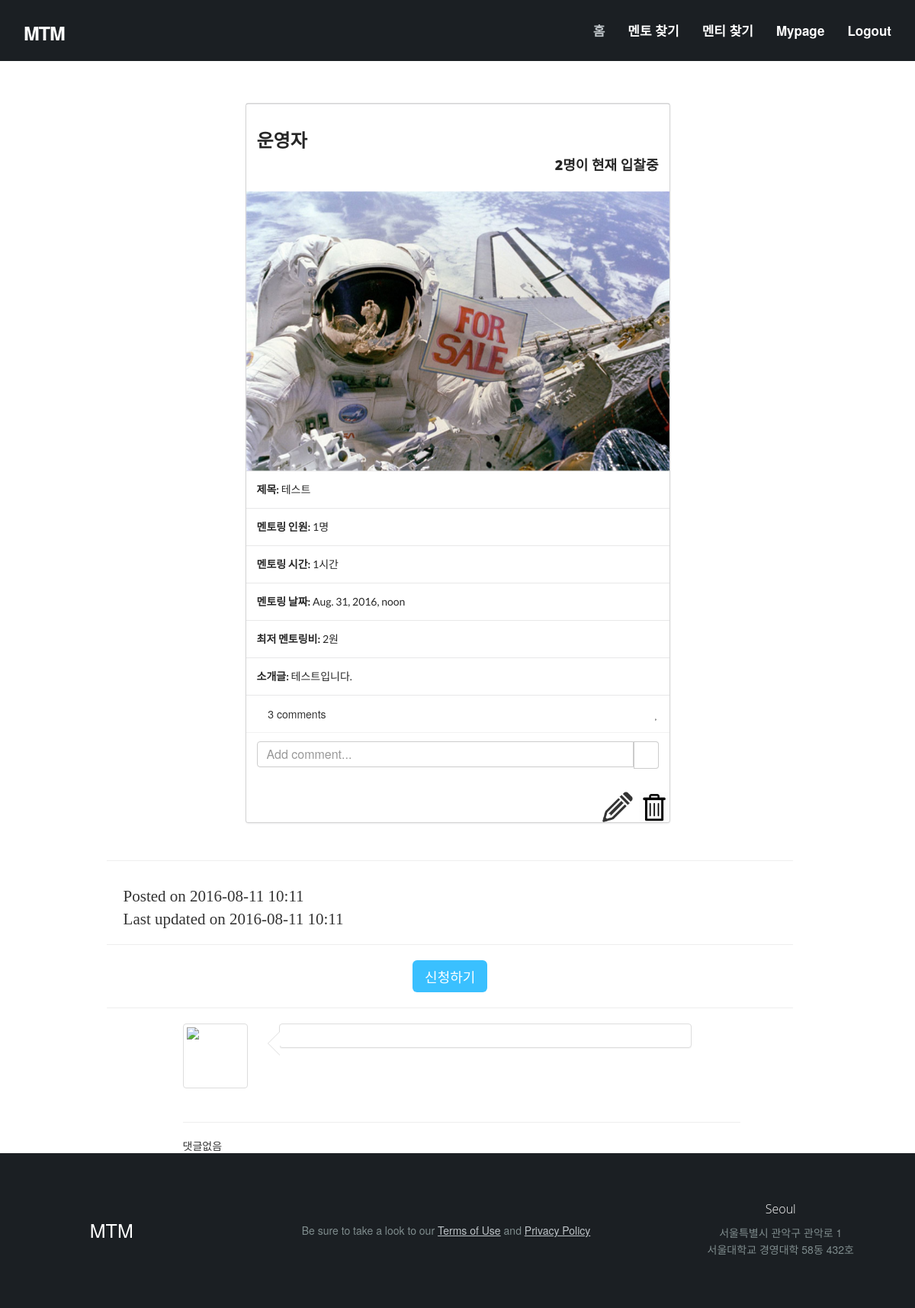
The app's page /mentoring/mentor/6/ (signed in) with its own data.
### mentoring/models.py (models this page shows, shortened)
class Post_By_Mentor(models.Model):
    title = models.CharField(max_length=300, verbose_name='제목')
    created_at = models.DateTimeField(auto_now_add=True)
    updated_at = models.DateTimeField(auto_now=True)
    author = models.ForeignKey(settings.AUTH_USER_MODEL,on_delete=models.CASCADE)
    capacity = models.IntegerField(default=0,verbose_name='멘토링 인원')
    hours = models.IntegerField(default=0,verbose_name='멘토링 시간')
    date = models.DateTimeField(default='yyyy-mm-dd 형식으로 써주세요.',verbose_name='멘토링 날짜')
    lowest_price = models.IntegerField(default=0,verbose_name='최저 멘토링비')
    like_count = models.IntegerField(default=0, verbose_name='좋아요 수')
    intro = models.TextField(max_length=300, verbose_name='기타 소개')
    photo1 = models.ImageField()
    photo2 = models.ImageField(blank=True)
    photo3 = models.ImageField(blank=True)

### mentoring/views.py (the view)
# urls.py: url(r'^mentor/(?P<pk>\d+)/$', views.post_by_mentor_detail, name='post_by_mentor_detail'),
def post_by_mentor_detail(request, pk):
    post_by_mentor = get_object_or_404(Post_By_Mentor, pk=pk)
    bid_by_mentee = Bid_By_Mentee.objects.filter(post_by_mentor=pk).count()
    if request.user.is_authenticated():
        if request.method == "POST":
            if not Like.objects.filter(like_user = request.user, like_post = post_by_mentor).exists():
                Like.objects.create(like_user = request.user, like_post = post_by_mentor)
                return redirect(post_by_mentor)
            else:
                Like.objects.filter(like_user = request.user, like_post = post_by_mentor).delete()
                return redirect(post_by_mentor)
        else:
            like = Like.objects.filter(like_user=request.user, like_post=post_by_mentor).exists()
            return render(request, 'mentoring/post_by_mentor_detail.html', {
                'post_by_mentor' : post_by_mentor,
                'like' : like,
                'bid_by_mentee' : bid_by_mentee,
            })
    else:
        return render(request, 'mentoring/post_by_mentor_detail.html', {
            'post_by_mentor' : post_by_mentor,
            'bid_by_mentee' : bid_by_mentee,
        })

### mentoring/templates/mentoring/post_by_mentor_detail.html (shortened to what this page needs)
{% extends 'mentoring/base.html' %}
{% load bootstrap3 %}
{% load staticfiles %}
{% block content %}
<div class="container">
      <div class="row">
        <div class="col-xs-12 col-sm-12 col-md-6 col-lg-6 col-xs-offset-0 col-sm-offset-0 col-md-offset-3 col-lg-offset-3 toppad" >
        <div class="card" style="margin-top: 10%;">
          <div class="card-content">
          <div class="card-header"> <h3>{{post_by_mentor.author}}</h3>
            <h4 align="right">{{bid_by_mentee}}명이 현재 입찰중</h4> </div>
          </div>
          <div class="card-image">
            <img src="{{post_by_mentor.photo1.url}}">
          </div>
          <div class="card-content">
            <div class="card-header"><strong>제목:</strong> {{post_by_mentor.title}} </div>
          </div>
          <div class="card-content">
            <div class="card-header"><strong>멘토링 인원:</strong> {{post_by_mentor.capacity}}명 </div>
          </div>
          <div class="card-content">
            <div class="card-header"><strong>멘토링 시간:</strong> {{post_by_mentor.hours}}시간 </div>
          </div>
          <div class="card-content">
            <div class="card-header"><strong>멘토링 날짜:</strong> {{post_by_mentor.date}} </div>
          </div>
          <div class="card-content">
            <div class="card-header"><strong>최저 멘토링비:</strong> {{post_by_mentor.lowest_price}}원 </div>
          </div>
          <div class="card-content">
            <div class="card-header"><strong>소개글:</strong> {{post_by_mentor.intro}} </div>
          </div>
          <div class="card-content">
            <span class="pull-right"><i class="fa fa-heart"></i> {{like_count}} </span>
            <i class="fa fa-comment"></i> 3 comments
          </div>
          <div class="card-extra card-content">
            <div class="input-group">
              <input class="form-control" type="text" placeholder="Add comment...">
              <div class="input-group-btn">
                <a class="btn btn-inverted btn-default"><i class="fa fa-paper-plane"></i></a>
              </div>
            </div>
          </div>
          <div class="card=content">
            <div class="card-header">
            {% if post_by_mentor.author == user %}
            <h2>
            <span class="dropdown btn-group pull-right">
                <img src="{% static 'img/edit.png' %}" style="width: 40px;" id="edit">
                <img src="{% static 'img/delete.png' %}" style="width: 40px;" id="delete">
            </span>
            </h2>
            {% endif %}
            </div>
          </div>
        </div>
        </div>
      </div>
    <div class="container col-md-11 col-md-offset-1">
        <div class="row col-sm-11">
            <hr>
            <p class = "lead">
                <i class="fa fa-clock-o"> Posted on {{post_by_mentor.created_at|date:'Y-m-d H:i'}}</i><br>
                <i class="fa fa-refresh"> Last updated on {{post_by_mentor.updated_at|date:'Y-m-d H:i'}}</i>
            </p>
            <hr>
            <form method="POST" enctype="multipart/form-data" class="text-center">
                    <button type="submit" class="btn btn-primary btn-lg" onclick="window.open('bid/new','win','width=650,height=400')";>신청하기 </button>
            </form>
            <hr>
        </div>
        <div class="row col-sm-9 col-md-offset-1">
            <section class="comment">
                <article class="row">
                    <div class="col-sm-2 hidden-xs">
                        <figure class="thumbnail user-photo">
                            {% if account.extra_data.properties.profile_image %}
                                    <img src = {{account.extra_data.properties.profile_image}}>
                            {% else %}
                                    <img src = "https://ssl.gstatic.com/accounts/ui/avatar_2x.png">
                            {% endif %}
                            </figure>
                    </div>
                    <div class="col-sm-9">
                        <div class="comment-list">
                            <div class="panel panel-default arrow left">
                                <div class="panel-body">
                                </div>
                            </div>
                        </div>
                    </div>
                </article>
            </section>
            <hr>
        </div>
    <div class="row col-sm-9 col-md-offset-1 comment-block">
        {% if comments %}
        <section class="comment-list">
            {% for comment in comments %}
                <article class="row">
                    <div class="col-sm-2 hidden-xs">
                        <figure class="thumbnail user-photo">
                            {% if comment.author.socialaccount_set.all %}
                                {%for account in comment.author.socialaccount_set.all%}
                                    {% if account.extra_data.properties.profile_image %}
                                        <img src = {{account.extra_data.properties.profile_image}}>
                                    {% else %}
                                        <img src="https://ssl.gstatic.com/accounts/ui/avatar_2x.png">
                                    {%endif%}
                                {% endfor %}
                            {% else %}
                                <img src="https://ssl.gstatic.com/accounts/ui/avatar_2x.png" >
                            {%endif%}
                        </figure>
                    </div>
                    <div class="col-sm-9">
                        <div class="panel panel-default arrow left">
                            <div class="panel-body no-padding">
                                <header class="text-left">
                                    <div class="comment-user">
                                    {%if comment.author == user %}
                                    <div class="dropdown btn-group pull-right">
                                        <i class="fa fa-bars" aria-hidden="true" data-toggle="dropdown"></i>
                                        <ul class="dropdown-menu" style="min-width: 30px">
                                        <li><a href="javascript:void(0)" class="a_comment_edit">수정</a></li>
                                        <li><a href="{% url 'mentor:comment_del' mentor.pk comment.pk %}">삭제</a></li>
                                        </ul>
                                    </div>
                                    {% endif %}
                                    <i class="fa fa-user"></i>
                                        <strong>
                                        {% if comment.author.socialaccount_set.all %}
                                            {%for account in comment.author.socialaccount_set.all%}
                                                {% if account.provider == "facebook" %}
                                                    {{comment.author.last_name}}{{comment.author.first_name}}
                                                {% elif account.provider == "kakao" %}
                                                    {{comment.author.first_name}}
                                                {%endif%}
                                            {% endfor %}
                                        {% else %}
                                            {{comment.author}}
                                        {% endif %}
                                        </strong>
                                    </div>
                                    <time class="comment-date small text-muted">
                                        <i class="fa fa-clock-o"></i>
                                        {{comment.elapsed_time}}
                                        {% if comment.created_at|date:'YmdHms' != comment.updated_at|date:'YmdHms' %}
                                        (수정됨)
                                        {% endif %}
                                    </time>
                                </header>
                                    <input type="hidden" class="comment-pk" value="{{comment.pk}}">
                                    <div class="comment-post">
                                        <span class="comment-content">{{comment.contents}}</span>
                                    </div>
                                    <div class="comment-post-buttons" style="display:none">
                                        <button class="btn btn-primary btn-xs edit-submit">확인</button> <button class="btn btn-danger btn-xs edit-cancel">취소</button>
                                    </div>
                            </div>
                        </div>
                    </div>
                </article>
            {% endfor %}
        </section>
            {% else %}
                <div class="row col-xs-12">
                    댓글없음
                </div>
        {% endif %}
        </div>
    </div>
    </div>
{% endblock %}

### mtm/static/css/style.css (style rules this page uses)
body { color: #34495e; font-family: "Helvetica Neue", Helvetica, Arial, sans-serif; font-size: 14px; line-height: 1.231; }
input, button, select, textarea { font-family: "Helvetica Neue", Helvetica, Arial, sans-serif; font-size: 14px; }
a { color: #16a085; text-decoration: none; -webkit-transition: 0.25s; -moz-transition: 0.25s; -o-transition: 0.25s; transition: 0.25s; }
h2, .h2 { font-size: 41px ; }
h3, .h3 { font-size: 32px ; }
h4, .h4 { font-size: 23px ; }
h1, .h1, h2, .h2, h3, .h3, h4, .h4, h5, .h5, h6, .h6 { line-height: 1.2em; }
h2 { font-weight: 700; margin-bottom: 2px; }
h3 { font-weight: 700; margin-bottom: 4px; margin-top: 2px; }
h4 { font-weight: 500; margin-top: 4px; }
p { font-size: 18.004px; line-height: 1.722169; }
.lead { font-size: 28px; line-height: 1.4642745000000001; font-weight: 300; margin-bottom: 20px; }
body { overflow-x: hidden; color: #7f8c8d; line-height: 1.29; }
.btn { -webkit-border-radius: 6px; -moz-border-radius: 6px; border-radius: 6px; line-height: 22px; -webkit-transition: 0.25s; -moz-transition: 0.25s; -o-transition: 0.25s; transition: 0.25s; }
.input-group-btn .btn { background: #bdc3c7; line-height: 9px 12px 10px; line-height: 22px; border: 0; margin: 0; color: #fff; margin-left: 0 !important; padding-left: 10px; padding-right: 12px; }
textarea, input[type="text"], input[type="password"], input[type="datetime"], input[type="datetime-local"], input[type="date"], input[type="month"], input[type="time"], input[type="week"], input[type="number"], input[type="email"], input[type="url"], input[type="search"], input[type="tel"], input[type="color"], .uneditable-input { outline: none; }
h4, h5, h6 { margin-top: 10px; margin-bottom: 10px; }
p { margin-bottom: 10px; }
img { width: auto\9; height: auto; max-width: 100%; vertical-align: middle; border: 0; -ms-interpolation-mode: bicubic; }
h1, .h1, h2, .h2, h3, .h3, h4, .h4, h5, .h5, h6, .h6 { font-family: "Helvetica Neue", Helvetica, Arial, sans-serif; color: #2c3e50; }
h3 { font-weight: normal; }
img { -webkit-backface-visibility: hidden; }
textarea, input[type="text"], input[type="password"], input[type="datetime"], input[type="datetime-local"], input[type="date"], input[type="month"], input[type="time"], input[type="week"], input[type="number"], input[type="email"], input[type="url"], input[type="search"], input[type="tel"], input[type="color"], .uneditable-input { font-family: "Helvetica Neue", Helvetica, Arial, sans-serif; font-size: 16px; font-weight: normal; color: #7f8c8d; }
section * { z-index: 2; }
.container { position: relative; z-index: 2; }

### mtm/static/css/comment.css (style rules this page uses)
@media (min-width: 768px) { .comment-list .arrow:after, .comment-list .arrow:before { content: ""; position: absolute; width: 0; height: 0; border-style: solid; border-color: transparent; } }
@media (min-width: 768px) { .comment-list .panel.arrow.left:after, .comment-list .panel.arrow.left:before { border-left: 0; } }
@media (min-width: 768px) { .comment-list .panel.arrow.left:before { left: 0px; top: 10px; border-right-color: inherit; border-width: 16px; } }
@media (min-width: 768px) { .comment-list .panel.arrow.left:after { left: 1px; top: 11px; border-right-color: #FFFFFF; border-width: 15px; } }
figure.user-photo { display: inline-block; }
figure.user-photo img { height: 75px; min-width: 75px; }

### records on screen
Post_By_Mentor: author "운영자", photo1 (picture), title "테스트", capacity "1", hours "1", date "Aug. 31, 2016, noon", lowest_price "2", intro "테스트입니다.", created_at "2016-08-11 10:11", updated_at "2016-08-11 10:11"

### other values on screen
{{ bid_by_mentee }} "2"
